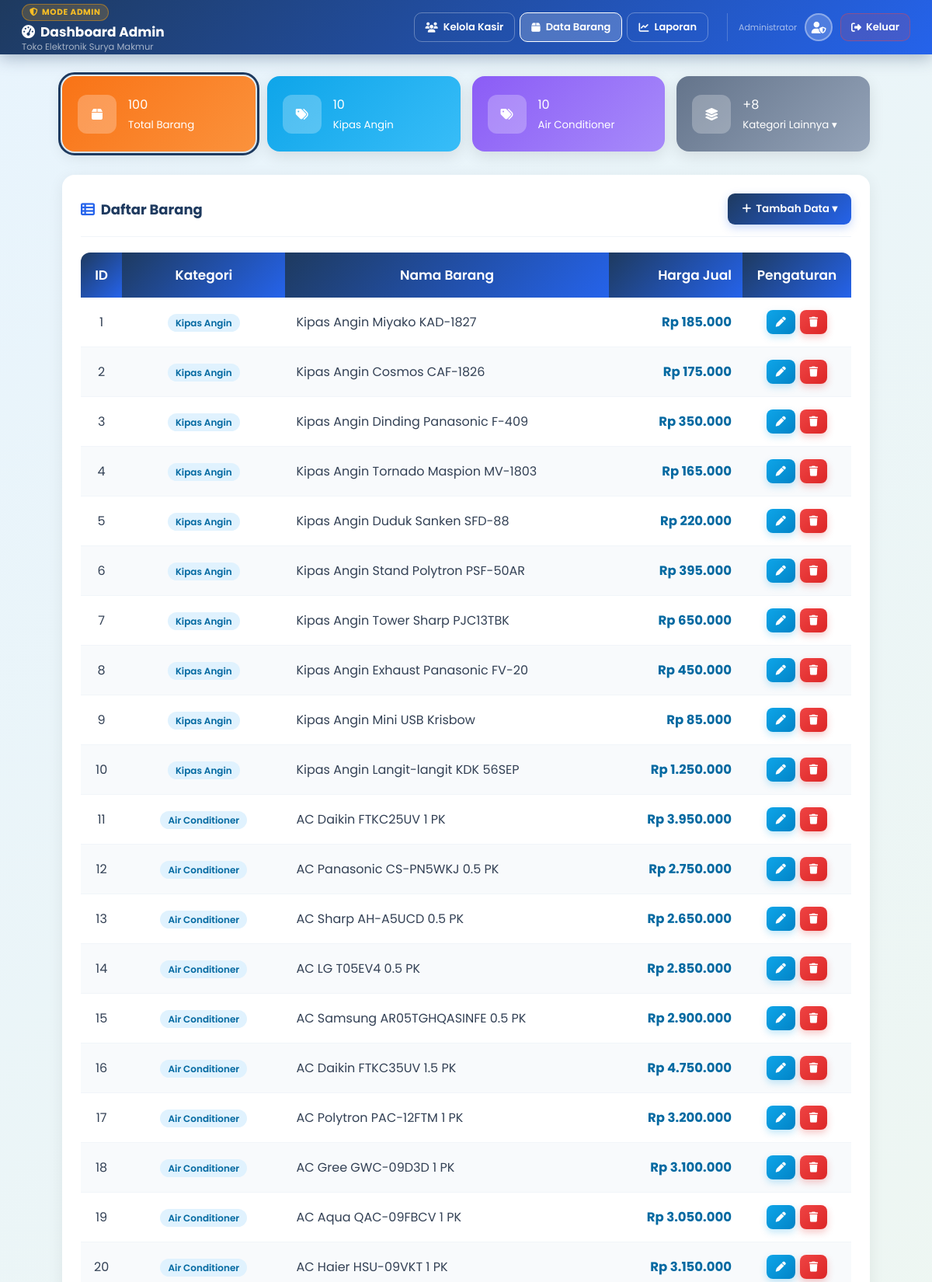
The page /admin_barang.php (signed in, upper part) on the database its author committed.
### tables this page shows
CREATE TABLE `kategori` (
  `id_kategori` int(11) NOT NULL,
  `nama_kategori` varchar(50) NOT NULL
);

CREATE TABLE `barang` (
  `id_barang` int(11) NOT NULL,
  `id_kategori` int(11) NOT NULL,
  `nama_barang` varchar(100) NOT NULL,
  `harga_jual` int(11) NOT NULL
);

### public/admin_barang.php (the view, shortened to what this page needs)
<?php
require_once '../config/database.php';
$filterKategori = $_GET['kategori'] ?? null;
$query = "SELECT barang.*, kategori.nama_kategori FROM barang JOIN kategori ON barang.id_kategori = kategori.id_kategori";
if ($filterKategori) {
    $stmt = $conn->prepare($query . " WHERE barang.id_kategori = :id");
    $stmt->execute([':id' => $filterKategori]);
} else {
    $stmt = $conn->query($query);
}
$data = $stmt->fetchAll(PDO::FETCH_ASSOC);
$total = $conn->query("SELECT COUNT(*) FROM barang")->fetchColumn();
$kategoriData = $conn->query("
    SELECT k.id_kategori, k.nama_kategori, COUNT(b.id_barang) as total
    FROM kategori k LEFT JOIN barang b ON b.id_kategori = k.id_kategori
    GROUP BY k.id_kategori
")->fetchAll(PDO::FETCH_ASSOC);
usort($kategoriData, fn($a, $b) => $b['total'] - $a['total']);
$top3 = array_slice($kategoriData, 0, 2);
$sisanya = array_slice($kategoriData, 2);
$warna = ['kat-color-0','kat-color-1','kat-color-2','kat-color-3','kat-color-4','kat-color-5','kat-color-6','kat-color-7'];
?>
<!DOCTYPE html>
<html lang="id">
<head>
<link rel="stylesheet" href="https://cdnjs.cloudflare.com/ajax/libs/font-awesome/6.5.0/css/all.min.css">
</head>
<body>
<div class="topbar">
    <div class="topbar-brand">
        <div class="badge-admin"><i class="fa-solid fa-shield-halved"></i> MODE ADMIN</div>
        <h1><i class="fa-solid fa-gauge-high" style="margin-right:7px"></i>Dashboard Admin</h1>
        <p>Toko Elektronik Surya Makmur</p>
    </div>
    <nav class="topbar-nav">
        <a href="admin_dashboard.php" class="nav-btn"><i class="fa-solid fa-users"></i> Kelola Kasir</a>
        <a href="admin_barang.php" class="nav-btn active"><i class="fa-solid fa-box"></i> Data Barang</a>
        <a href="admin_laporan.php" class="nav-btn"><i class="fa-solid fa-chart-line"></i> Laporan</a>
    </nav>
    <div class="topbar-user">
        <div class="user-info" style="text-align:right">
            <div class="role">Administrator</div>
        </div>
        <div class="avatar"><i class="fa-solid fa-user-shield"></i></div>
        <a href="../process/logout.php" class="btn-logout">
            <i class="fa-solid fa-right-from-bracket"></i> Keluar
        </a>
    </div>
</div>
<div class="container">
    <div class="dashboard">
        <div class="card card-total <?= !$filterKategori ? 'aktif' : '' ?>" onclick="filterKategori('')">
            <div class="icon"><i class="fa-solid fa-box"></i></div>
            <div><?= $total ?><br><small>Total Barang</small></div>
        </div>
        <?php foreach ($top3 as $i => $kat): ?>
        <div class="card <?= $warna[$i % count($warna)] ?> <?= $filterKategori == $kat['id_kategori'] ? 'aktif' : '' ?>"
            onclick="filterKategori('<?= $kat['id_kategori'] ?>')">
            <div class="icon"><i class="fa-solid fa-tags"></i></div>
            <div><?= $kat['total'] ?><br><small><?= $kat['nama_kategori'] ?></small></div>
        </div>
        <?php endforeach; ?>
        <?php if (!empty($sisanya)): ?>
        <div class="card kat-color-7" style="position:relative;" onclick="event.stopPropagation(); toggleKatLain()">
            <div class="icon"><i class="fa-solid fa-layer-group"></i></div>
            <div>+<?= count($sisanya) ?><br><small>Kategori Lainnya ▾</small></div>
        </div>
        <?php endif; ?>
    </div>
    <div class="table-box">
        <div style="display: flex; justify-content: space-between; align-items: center; margin-bottom: 20px; padding-bottom: 15px; border-bottom: 1px solid #f1f5f9;">
            <h2 style="font-size: 18px; font-weight: 700; color: #1e3a5f; margin: 0;">
                <i class="fa-solid fa-table-list" style="color:#2563eb"></i>&nbsp; Daftar Barang
            </h2>
            <div class="dropdown" id="dropdownTambah" style="position:relative;">
                <button class="btn-primary-tambah" onclick="toggleDropdown()">
                    <i class="fa-solid fa-plus"></i> Tambah Data ▾
                </button>
            </div>
        </div>
        <table>
            <thead>
                <tr>
                    <th style="width:50px; text-align:center;">ID</th>
                    <th>Kategori</th>
                    <th>Nama Barang</th>
                    <th style="text-align:right;">Harga Jual</th>
                    <th style="text-align:center; width: 140px;">Pengaturan</th>
                </tr>
            </thead>
            <tbody>
                <?php if (empty($data)): ?>
                <tr><td colspan="5" style="text-align:center; padding:30px; color:#94a3b8;">Belum ada barang di kategori ini.</td></tr>
                <?php else: ?>
                <?php foreach ($data as $row): ?>
                <tr>
                    <td style="text-align:center;"><?= $row['id_barang'] ?></td>
                    <td><span style="background:#e0f2fe; color:#0369a1; padding:3px 10px; border-radius:20px; font-size:12px; font-weight:600;"><?= $row['nama_kategori'] ?></span></td>
                    <td class="nama"><?= $row['nama_barang'] ?></td>
                    <td class="harga" style="text-align:right;">Rp <?= number_format($row['harga_jual'], 0, ',', '.') ?></td>
                    <td style="text-align:center;">
                        <div style="display:flex; gap:6px; justify-content:center;">
                            <button class="btn-icon-edit" onclick="bukaModal('edit.php?id_barang=<?= $row['id_barang'] ?>')" title="Edit Barang"><i class="fa-solid fa-pen"></i></button>
                            <button class="btn-icon-hapus" onclick="bukaModal('hapus.php?id_barang=<?= $row['id_barang'] ?>')" title="Hapus Barang"><i class="fa-solid fa-trash"></i></button>
                        </div>
                    </td>
                </tr>
                <?php endforeach; ?>
                <?php endif; ?>
            </tbody>
        </table>
    </div>
</div>
</body>
</html>

### rows shown on the page
kategori: total "10", nama_kategori "Kipas Angin"
kategori: total "10", nama_kategori "Air Conditioner"
barang: id_barang "1", id_kategori.nama_kategori "Kipas Angin", nama_barang "Kipas Angin Miyako KAD-1827", harga_jual "185.000"
barang: id_barang "2", id_kategori.nama_kategori "Kipas Angin", nama_barang "Kipas Angin Cosmos CAF-1826", harga_jual "175.000"
barang: id_barang "3", id_kategori.nama_kategori "Kipas Angin", nama_barang "Kipas Angin Dinding Panasonic F-409", harga_jual "350.000"
barang: id_barang "4", id_kategori.nama_kategori "Kipas Angin", nama_barang "Kipas Angin Tornado Maspion MV-1803", harga_jual "165.000"
barang: id_barang "5", id_kategori.nama_kategori "Kipas Angin", nama_barang "Kipas Angin Duduk Sanken SFD-88", harga_jual "220.000"
barang: id_barang "6", id_kategori.nama_kategori "Kipas Angin", nama_barang "Kipas Angin Stand Polytron PSF-50AR", harga_jual "395.000"
barang: id_barang "7", id_kategori.nama_kategori "Kipas Angin", nama_barang "Kipas Angin Tower Sharp PJC13TBK", harga_jual "650.000"
barang: id_barang "8", id_kategori.nama_kategori "Kipas Angin", nama_barang "Kipas Angin Exhaust Panasonic FV-20", harga_jual "450.000"
barang: id_barang "9", id_kategori.nama_kategori "Kipas Angin", nama_barang "Kipas Angin Mini USB Krisbow", harga_jual "85.000"
barang: id_barang "10", id_kategori.nama_kategori "Kipas Angin", nama_barang "Kipas Angin Langit-langit KDK 56SEP", harga_jual "1.250.000"
barang: id_barang "11", id_kategori.nama_kategori "Air Conditioner", nama_barang "AC Daikin FTKC25UV 1 PK", harga_jual "3.950.000"
barang: id_barang "12", id_kategori.nama_kategori "Air Conditioner", nama_barang "AC Panasonic CS-PN5WKJ 0.5 PK", harga_jual "2.750.000"
barang: id_barang "13", id_kategori.nama_kategori "Air Conditioner", nama_barang "AC Sharp AH-A5UCD 0.5 PK", harga_jual "2.650.000"
barang: id_barang "14", id_kategori.nama_kategori "Air Conditioner", nama_barang "AC LG T05EV4 0.5 PK", harga_jual "2.850.000"
barang: id_barang "15", id_kategori.nama_kategori "Air Conditioner", nama_barang "AC Samsung AR05TGHQASINFE 0.5 PK", harga_jual "2.900.000"
barang: id_barang "16", id_kategori.nama_kategori "Air Conditioner", nama_barang "AC Daikin FTKC35UV 1.5 PK", harga_jual "4.750.000"
barang: id_barang "17", id_kategori.nama_kategori "Air Conditioner", nama_barang "AC Polytron PAC-12FTM 1 PK", harga_jual "3.200.000"
barang: id_barang "18", id_kategori.nama_kategori "Air Conditioner", nama_barang "AC Gree GWC-09D3D 1 PK", harga_jual "3.100.000"
barang: id_barang "19", id_kategori.nama_kategori "Air Conditioner", nama_barang "AC Aqua QAC-09FBCV 1 PK", harga_jual "3.050.000"
barang: id_barang "20", id_kategori.nama_kategori "Air Conditioner", nama_barang "AC Haier HSU-09VKT 1 PK", harga_jual "3.150.000"

### other values the page prints
$total "100"
count($sisanya) "8"
